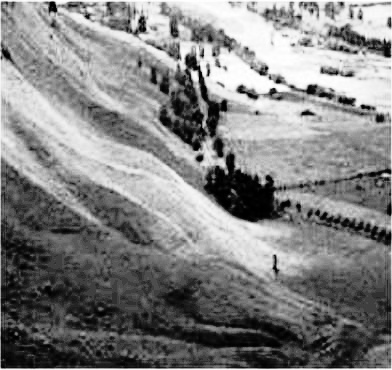
#> input picture Lab3/Pregunta 1/ecualizacion_de_histogramaOUT.jpg, 392 x 370 px
$ python 1.py   (Python 2 division)
#> lines starting #> are read from the running program, lines starting #| are printed output that depends on the picture
import cv2
import numpy as np
from matplotlib import pyplot as plt
from math import floor

def Histograma(imagen1):
#> called with imagen1 = 'ecualizacion_de_histogramaOUT'
	imagen = imagen1 + ".jpg"
	img = cv2.imread(imagen ,0)
#> img is the input picture: shape (370, 392); min 0, max 255, mean 130.4
	hist = cv2.calcHist([img], [0], None, [256], [0, 256])
#> hist = 256 values, max 2170 at index 63, min 2 at index 55, mean 566.6
	plt.plot(hist, color='gray' )

	plt.xlabel('intensidad de iluminacion')
	plt.ylabel('cantidad de pixeles')
	plt.show()
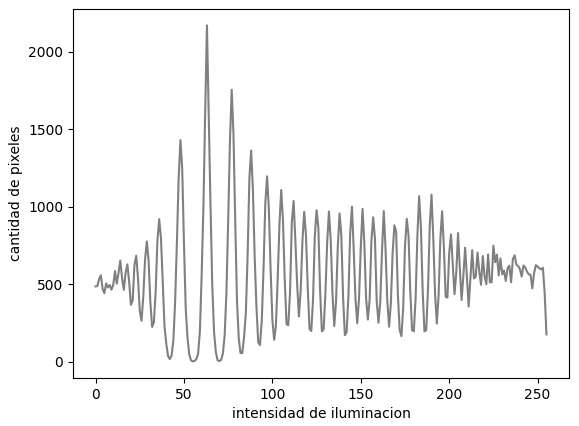
#> figure drawn by matplotlib, 1 panel; curve peaks at x = 63, y = 2170
	cv2.destroyAllWindows()

"""def ecualizacion_histograma(img1 ):
	imagen = img1 + ".jpg"
	img  = cv2.imread(imagen,0)
	width, height = img.shape[:2]
	_w 			= width
	_h 			= height
	_matriz 	= np.array(img)
	_matrizOUT 	= []
	_n	= []
	_pix = width*height
	_L = 256
	for i in xrange(0,_L-1):
		_n.append(0);
	for y in range(0, _w):
		for x in range(0,_h):
			_token = _matriz[y][x]
			_n[_token] = _n[_token] + 1
	for y in range(0, _w):
		_matrizOUT.append([])
		for x in range(0,_h):
			_token2 = _matriz[y][x]
			_tmp3 = 0
			for i in xrange(0,_token2+1):
				_tmp = float(_n[i])
				_tmp2 = float(_pix)
				_tmp3 = _tmp3 + (_tmp/_tmp2)
			newColor = int(_tmp3*(_L-1))
			_matrizOUT[y].append(newColor)
	Result = np.array(_matrizOUT)
	salidaImg = "ecualizacion_de_histograma" + imagen
	print salidaImg
	cv2.imwrite(salidaImg,Result)"""

def ecualizacion_histograma2(img1 ):
	imagen = img1 + ".jpg"
	img  = cv2.imread(imagen,0)
	width, height = img.shape[:2]
	_w 			= width
	_h 			= height
	_matriz 	= np.array(img)
	_matrizOUT 	= []
	_n	= []
	_pix = width*height
	_L = 256
	_S = dict()
	for i in xrange(0,_L):
		_n.append(0);
	for y in range(0, _w):
		for x in range(0,_h):
			_token = _matriz[y][x]
			_n[_token] = _n[_token] + 1
	_tmp3 = 0
	for n in xrange(0,_L):
		_tmp = float(_n[n])
		_tmp2 = float(_pix)
		_tmp3 = _tmp3 + (_tmp/_tmp2)
		_res = int(_tmp3*(_L-1))
		_S[n] = _res
	for y in range(0, _w):
		_matrizOUT.append([])
		for x in range(0,_h):
			_token2 = _matriz[y][x]
			newColor = _S[_token2]
			_matrizOUT[y].append(newColor)
	Result = np.array(_matrizOUT)
	salidaImg = "ecualizacion_de_histograma" + imagen
	print salidaImg
	cv2.imwrite(salidaImg,Result)
if __name__ == "__main__":
	imagen = 'ecualizacion_de_histogramaOUT'
	#ecualizacion_histograma2(imagen)
	Histograma(imagen)

$ run again, with Lab3/Pregunta 1/ecualizacion_de_histogramaHist6.jpg copied over Lab3/Pregunta 1/ecualizacion_de_histogramaOUT.jpg
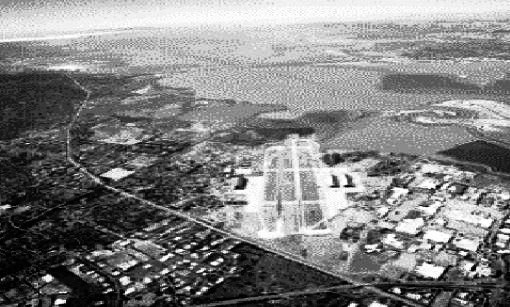
#> input picture Lab3/Pregunta 1/ecualizacion_de_histogramaHist6.jpg, 510 x 307 px
#> in Histograma, img is the input picture: shape (307, 510); min 0, max 255, mean 128.7
#> hist = 256 values, max 1129 at index 138, min 173 at index 134, mean 611.6
#> in Histograma, `plt.show()`:
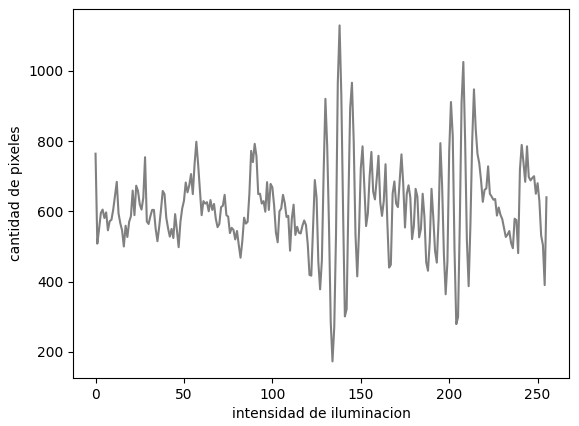
#> figure drawn by matplotlib, 1 panel; curve peaks at x = 138, y = 1129
